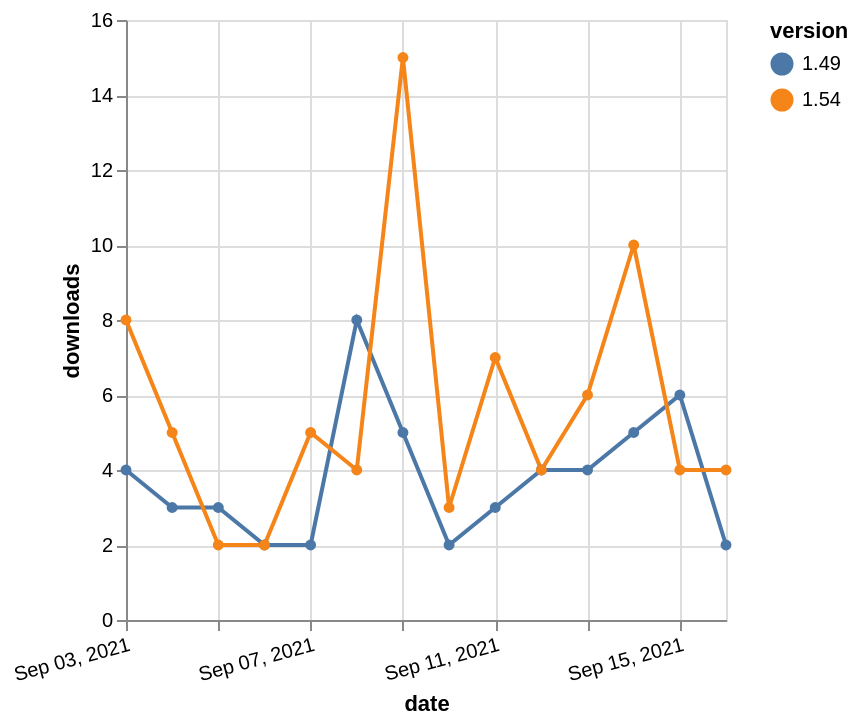

Write the Vega-Lite specification saved for this chart.
### Vega-Lite specification from a JSON file in a GitHub repository (floating-point values rounded to 4 significant figures)
{"$schema": "https://vega.github.io/schema/vega-lite/v5.json", "description": "A simple bar chart with embedded data.", "data": {"values": [{"date": "2021-09-03", "total": 13467, "delta": 4, "version": "1.49"}, {"date": "2021-09-04", "total": 13470, "delta": 3, "version": "1.49"}, {"date": "2021-09-05", "total": 13473, "delta": 3, "version": "1.49"}, {"date": "2021-09-06", "total": 13475, "delta": 2, "version": "1.49"}, {"date": "2021-09-07", "total": 13477, "delta": 2, "version": "1.49"}, {"date": "2021-09-08", "total": 13485, "delta": 8, "version": "1.49"}, {"date": "2021-09-09", "total": 13490, "delta": 5, "version": "1.49"}, {"date": "2021-09-10", "total": 13492, "delta": 2, "version": "1.49"}, {"date": "2021-09-11", "total": 13495, "delta": 3, "version": "1.49"}, {"date": "2021-09-12", "total": 13499, "delta": 4, "version": "1.49"}, {"date": "2021-09-13", "total": 13503, "delta": 4, "version": "1.49"}, {"date": "2021-09-14", "total": 13508, "delta": 5, "version": "1.49"}, {"date": "2021-09-15", "total": 13514, "delta": 6, "version": "1.49"}, {"date": "2021-09-16", "total": 13516, "delta": 2, "version": "1.49"}, {"date": "2021-09-03", "total": 33157, "delta": 8, "version": "1.54"}, {"date": "2021-09-04", "total": 33162, "delta": 5, "version": "1.54"}, {"date": "2021-09-05", "total": 33164, "delta": 2, "version": "1.54"}, {"date": "2021-09-06", "total": 33166, "delta": 2, "version": "1.54"}, {"date": "2021-09-07", "total": 33171, "delta": 5, "version": "1.54"}, {"date": "2021-09-08", "total": 33175, "delta": 4, "version": "1.54"}, {"date": "2021-09-09", "total": 33190, "delta": 15, "version": "1.54"}, {"date": "2021-09-10", "total": 33193, "delta": 3, "version": "1.54"}, {"date": "2021-09-11", "total": 33200, "delta": 7, "version": "1.54"}, {"date": "2021-09-12", "total": 33204, "delta": 4, "version": "1.54"}, {"date": "2021-09-13", "total": 33210, "delta": 6, "version": "1.54"}, {"date": "2021-09-14", "total": 33220, "delta": 10, "version": "1.54"}, {"date": "2021-09-15", "total": 33224, "delta": 4, "version": "1.54"}, {"date": "2021-09-16", "total": 33228, "delta": 4, "version": "1.54"}]}, "width": "container", "mark": {"type": "line", "point": {"filled": true}}, "encoding": {"x": {"field": "date", "type": "temporal", "timeUnit": "yearmonthdate", "title": "date", "axis": {"labelAngle": -15}}, "y": {"field": "delta", "type": "quantitative", "title": "downloads"}, "color": {"field": "version", "type": "nominal"}, "tooltip": {"field": "delta"}}}
